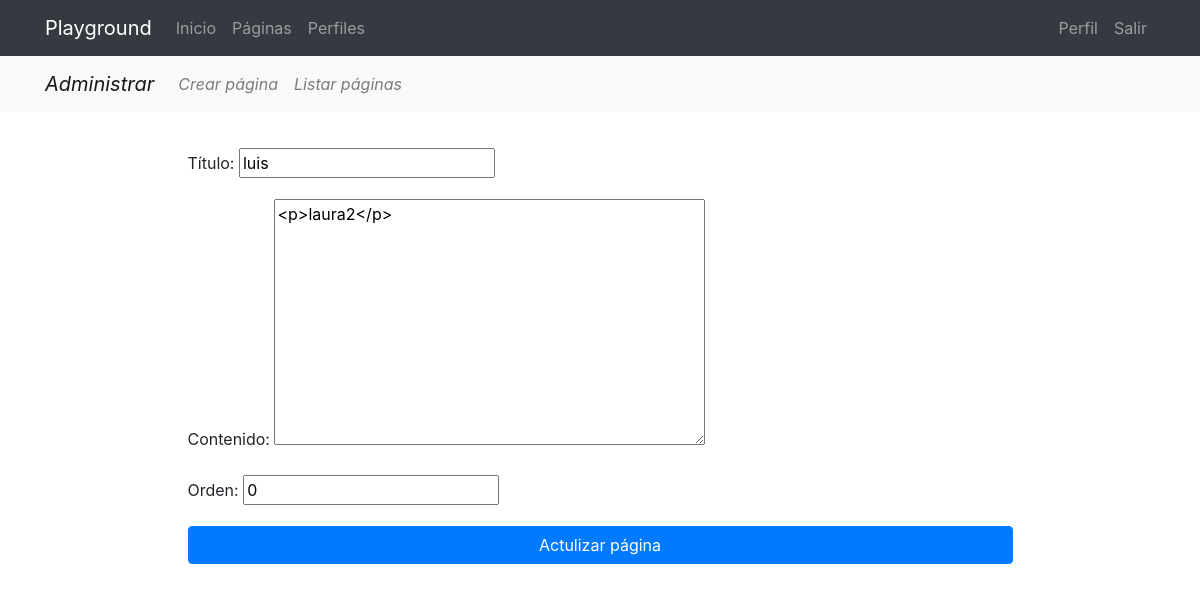
The page /pages/update/16/ (signed in) on the database its author committed.
### pages/models.py (models this page shows, shortened)
class Page(models.Model):
    title = models.CharField(verbose_name="Título", max_length=200)
    content = RichTextField(verbose_name="Contenido")
    order = models.SmallIntegerField(verbose_name="Orden", default=0)
    created = models.DateTimeField(auto_now_add=True, verbose_name="Fecha de creación")
    updated = models.DateTimeField(auto_now=True, verbose_name="Fecha de edición")
    class Meta:
        verbose_name = "página"
        verbose_name_plural = "páginas"
        ordering = ['order', 'title']

### pages/views.py (the view, shortened to what this page needs)
# urls.py: path('update/<int:pk>/', PageUpdate.as_view(), name='update' ),
@method_decorator(staff_member_required, name='dispatch')
class PageUpdate(UpdateView):
    model = Page
    form_class = PageForm
    template_name_suffix = '_update_form'

### pages/forms.py
class PageForm(forms.ModelForm):
    class Meta:
        model = Page
        fields = ['title', 'content', 'order']
        Widgets = {
            'title': forms.TextInput(attrs={'class':'form-control'}),
            'content': forms.Textarea(attrs={'class':'form-control'}),
            'order': forms.NumberInput(attrs={'class':'form-control'}),
        }

### pages/templates/pages/page_update_form.html (shortened to what this page needs)
{% extends 'core/base.html' %}
{% load static %}
{% block content %}
{% include 'pages/includes/pages_menu.html'%}
<main role="main">
  <div class="container">
    <div class="row mt-3 mb-5">
      <div class="col-md-9 mx-auto">
        <div>
          <form action="" method="post">{% csrf_token %}
            {{ form.as_p }}
          <div class="text-center">
            <input type="submit" class="btn btn-primary btn-block" value="Actulizar página" />
          </div>
        </form>
        </div>
      </div>
    </div>
  </div>
</main>
{% endblock %}

### core/static/core/css/main.css (style rules this page uses)
main { padding-top: 20px; }
:root { --jumbotron-padding-y: 3rem; }

### rows shown on the page
Page: title "luis", content "<p>laura2</p>", order "0"
